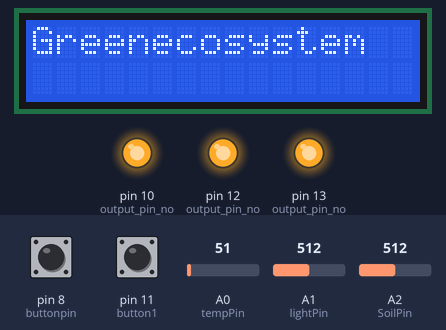
Recording of a sketch running on a simulated Arduino Uno, built with avr-gcc and run on an emulated ATmega328P. On the bench: 16×2 character LCD, output pins drawn as LEDs (lit = HIGH). The inputs (shaded band) are chosen by the test bench; at power-on: pin 8 (buttonpin) LOW, pin 11 (button1) LOW, A0 (tempPin) = 51, A1 (lightPin) = 512, A2 (SoilPin) = 512. EEPROM starts erased.

Above: at 1.2 s.
1.3 s: pin 8 (buttonpin) pulled HIGH for 3.2 s
At 4.7 s:
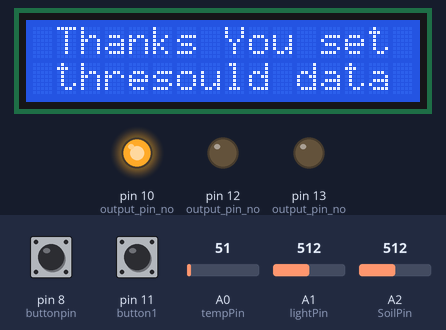
6.0 s: pin 11 (button1) pulled HIGH for 0.15 s
At 7.2 s:
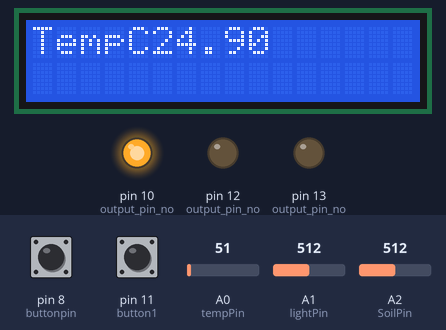
13.8 s: pin 11 (button1) pulled HIGH for 3.2 s
At 16.2 s:
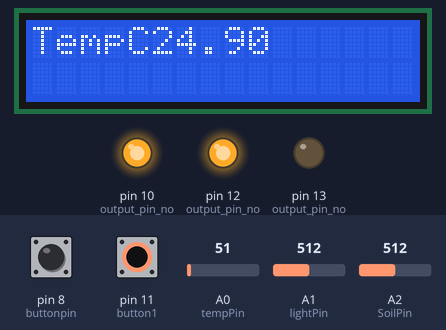
Timing chart, 0 to 17.7 s (numbered marks = the images above; inputs shaded):
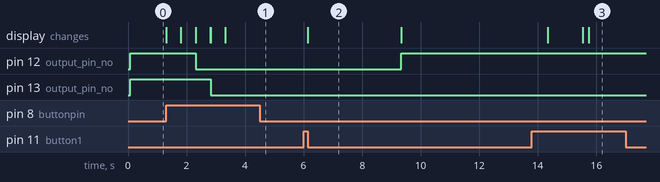

The sketch:

lcd_keypad_sensor_demo.ino
```cpp
#include <EEPROM.h>
#include <LiquidCrystal.h>                                       //this library is included in the Arduino IDE
LiquidCrystal lcd(2, 3, 4, 5, 6, 7);                             //lcd connection pin numbers.
int moisture_val;
const int buttonpin= 8;                                          // user setting button connected pin no.
const int button1= 11;                                           // sensor data button connected pin no.
int buttonState=0;                                               // button state
int buttonPushCounter1=0;                                        // button push counter
int addr = 0x01,addr1=0x02,addr2=0x11;                           // specified the address values.
int  thresouldsoilMoisture = 244,thresouldtemp=25,thresouldlight=150;     // thresould value specified
int readValue,readValue1,readValue2;

int tempPin = 0;                                                  // temp sensor pin connected arduino
int lightPin = 1;                                                 // light sensor pin connected to arduino
int SoilPin = 2;                                                   // soil sensor pin connected to arduino
long last_read = 0;
char* list[] = {"sensor data",};
byte index = 0;


void setup() {
              pinMode(buttonpin,INPUT);                            // input pinmode of buttonpin and button1
              pinMode(button1,INPUT);
              lcd.begin(16,2);                                     // 16x2 lcd
              EEPROM.write(addr,thresouldsoilMoisture );           // thresouldsoilMoisture value write in EEPROM
              EEPROM.write(addr1,thresouldtemp);                   // thresouldtemp value write in EEPROM
              EEPROM.write(addr2,thresouldlight);                  // thresouldlight value write in EEPROM
              pinMode (10, OUTPUT);                                // output pin no. 10
              pinMode (12, OUTPUT);                                // output pin no. 12
              pinMode (13, OUTPUT);                                // output pin no. 13
              digitalWrite (10, HIGH);                             // specified pin no.10 as high
              digitalWrite (12, HIGH);                             // specified pin no.12 as high
              digitalWrite (13, HIGH);                             // specified pin no.13 as high
              lcd.print("Greenecosystem");

              }
void loop()
            {
               buttonState = digitalRead(buttonpin);
             {
              if (buttonState == HIGH){
              buttonPushCounter1++;
              switch(buttonPushCounter1)                             // switch case used
                  {
                    case 1 :
                            lcd.clear();
                            lcd.print("User setting");
                            delay(500);
                    break;
                    case 2 :                                                 // set  thresould temperature value
                           lcd.clear();                                      // clears display
                           lcd.setCursor(0,0);                               // set lcd cursor
                           lcd.print( "Tempthresouldset= ");
                           lcd.setCursor(0,1);                                // set lcd cursor
                           if (readValue1 = EEPROM.read(addr1));             // read value from EEPROM
                                { digitalWrite (10, HIGH);                   // digitalWrite 10 pin high then LED off
                                  delay(500);                                // delay
                                }
                         lcd.setCursor(5,1);                                 // set lcd cursor
                         lcd.print(readValue1);                              // print value in lcd

                   break;
                   case 3 :                                                   //  set  thresould light value
                         lcd.clear();                                         //  clears display
                         lcd.setCursor(0,0);                                  // set lcd cursor
                         lcd.print( "Lthresould set = ");
                         lcd.setCursor(0,1);                                  // set lcd cursor
                          if (readValue2 = EEPROM.read(addr2));               // read value from EEPROM
                           { digitalWrite (12, LOW);                          // digitalWrite 12 pin high then LED on
                            delay(500);                                       // delay
                           }
                        lcd.setCursor(5,1);                                   // set lcd cursor
                        lcd.print(readValue2);                                // print  value  in lcd

                 break;
                 case 4 :                                                    //  set  thresould soilmoisture value
                        lcd.clear();                                         //  clears display
                        lcd.setCursor(0,0);                                   // set lcd cursor
                        lcd.print( "Sthresould set = ");                      // lcd print
                        lcd.setCursor(0,1);                                   // set lcd cursor
                        if  (readValue = EEPROM.read(addr));                  // read value from EEPROM
                           { digitalWrite (13, LOW);                          // digitalWrite 13 pin high then LED on
                             delay(500);
                           }
                        lcd.setCursor(5,1);                                   // set lcd cursor
                        lcd.print(readValue);                                 // print in lcd

                break;
                case 5:
                      lcd.clear();
                      lcd.setCursor(0,0);
                      lcd.print(" Thanks You set");
                      lcd.setCursor(0,1);
                      lcd.print(" thresould data");

                break;
                 }
               } else{
                       }

          }

          {
              if(millis() - last_read > 200)
              {
                if(digitalRead(button1) == 1)
               {
                buttonClicked(button1);
               }
               last_read = millis();
             }
           }


}

void buttonClicked(int btn)
      {
        if (btn == button1==1)                                         // if BTN_2 pressed sensor data shown to display using below condition
         {
           lcd.clear();
           int tempReading = analogRead(tempPin);                      // read sensor data
           float tempC =  ((5.0 * tempReading * 100.0)/1024.0);        // analog value from sensor converted in to the C value
           lcd.print("TempC");
           lcd.setCursor(5, 0);
           lcd.print(tempC);
            if (tempC < 20)
          {
            digitalWrite (10, LOW);                                   // digitalWrite 10 pin LOW then LED On
            delay(2000);
          }
          if (tempC> 20)
            {
             digitalWrite (10, HIGH);                                  // digitalWrite 11 pin low then LED off
             delay(2000);
            }
           delay (1200);

           int lightReading = analogRead(lightPin);
           lcd.setCursor(11, 0);
           lcd.print("Light ");
           lcd .setCursor(0,1);
           lcd.print(lightReading);

            if (lightReading < 200)
          {
            digitalWrite (12, LOW);                                    // digitalWrite 12 pin low then LED on

          }
          if (lightReading> 200)
            {
             digitalWrite (12, HIGH);                                   // digitalWrite 12 pin HIGH then LED off

            }

            delay(5000);

           int soilmoistureReading= analogRead(SoilPin);               // read sensor data
           lcd.setCursor(5,1);
           lcd.print("SoilMoi ");
           lcd.print(soilmoistureReading);

            if (soilmoistureReading < 500)
          {
            digitalWrite (13, LOW);                                    // digitalWrite 13pin high then LED on
            delay(2000);
          }
          if (soilmoistureReading> 600)
            {

             digitalWrite (13, HIGH);                                 // digitalWrite 13 pin low then LED off
             delay(2000);
            }
           delay (1200);


        }


printMenu(list[index]);
 }

void printMenu(String s)                                               // set up fucition call here
  {
   lcd.clear();                                                        // clear lcd
   lcd.print("WELLCOME");                                              // print to lcd contineously
   lcd.setCursor(0,1);                                                 // set cursor to lcd
   lcd.print(s);                                                       // print lcd as string s
}
```

Measured:
- after the input at 1.3 s, pin 12 (output_pin_no): HIGH → LOW after 1.0 s; pin 13 (output_pin_no): HIGH → LOW after 1.5 s; the display: first changes at once (image 1 shows a later state)
- after the input at 6.0 s, pin 12 (output_pin_no): LOW → HIGH after 3.3 s; the display: changes after 0.14 s (image 2)
- after the input at 13.8 s, the display: first differs from a run without the input after 2.0 s (image 3)
